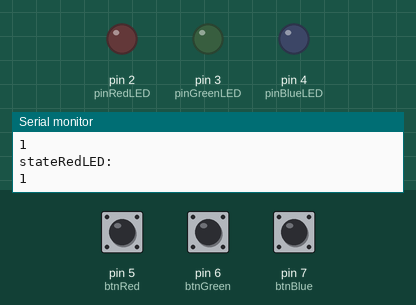
This sketch was run on a simulated Arduino Uno, built with avr-gcc and run on an emulated ATmega328P. On the bench: output pins drawn as LEDs (lit = HIGH), the last lines printed to the serial monitor. Dashed ring = blinking. Inputs (shaded band) come from the test bench; at power-on: pin 5 (btnRed) HIGH, pin 6 (btnGreen) HIGH, pin 7 (btnBlue) HIGH.

Above: at 1.2 s.
1.3 s: pin 5 (btnRed) pulled LOW for 1 s
At 3.3 s:
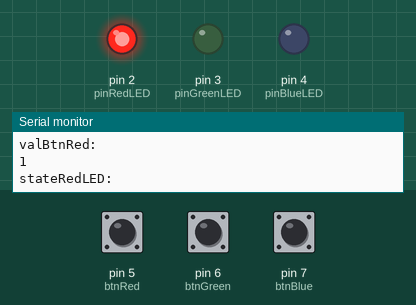
3.8 s: pin 5 (btnRed) pulled LOW for 0.15 s
At 5.2 s:
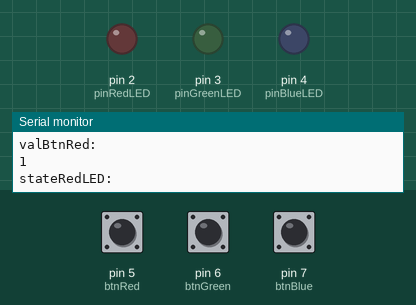
5.5 s: pin 5 (btnRed) pulled LOW for 3.2 s
At 5.86 s:
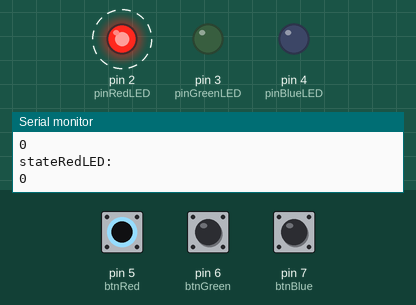
10.2 s: pin 5 (btnRed) pulsed LOW 5 times (0.12 s each, 0.3 s apart)
At 12.2 s:
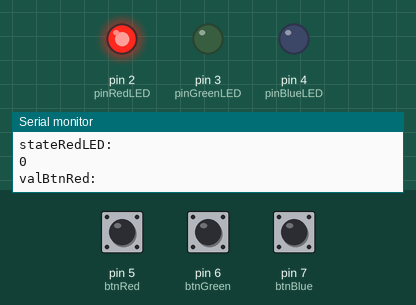
14.7 s: pin 5 (btnRed) pulsed LOW 5 times (0.12 s each, 0.3 s apart)
At 17.3 s:
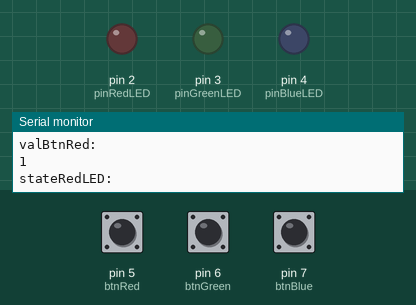
Timing chart, 0 to 18.8 s (numbered marks = the images above; inputs shaded):
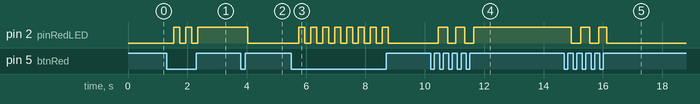

Measured:
- after the input at 1.3 s, pin 2 (pinRedLED): alternates HIGH for 0.20 s and LOW for 0.20 s, 5 changes in all, then stays HIGH, starting after 0.25 s
- after the input at 3.8 s, pin 2 (pinRedLED): HIGH → LOW after 0.24 s
- after the input at 5.5 s, pin 2 (pinRedLED): alternates HIGH for 0.20 s and LOW for 0.20 s, 16 changes in all, then stays LOW, starting after 0.26 s
- after the input at 10.2 s, pin 2 (pinRedLED): alternates HIGH for 0.31 s and LOW for 0.29 s, 5 changes in all, then stays HIGH, starting after 0.26 s
- after the input at 14.7 s, pin 2 (pinRedLED): alternates HIGH for 0.29 s and LOW for 0.31 s, 5 changes in all, then stays LOW, starting after 0.24 s

The sketch:

Button_State.ino
```cpp
//LED pinleri
int pinRedLED = 2;
int pinGreenLED = 3;
int pinBlueLED = 4;

//Düğme pinleri
int btnRed = 5;
int btnGreen = 6;
int btnBlue = 7;

//Düğme değerleri
int valBtnRed = 0;
int valBtnGreen = 0;
int valBtnBlue = 0;

//Düğme son durumları
int valBtnRedLastState = 0;
int valBtnGreenLastState = 0;
int valBtnBlueLastState = 0;

//Potansiyometre pini
int pinPot = 0;

//Potansiyometre düğme değeri
int potDeger = 0;

void setup() {
  Serial.begin(9600);

  pinMode(pinRedLED, OUTPUT);
  pinMode(pinGreenLED, OUTPUT);
  pinMode(pinBlueLED, OUTPUT);

  pinMode(btnRed, INPUT_PULLUP);
  pinMode(btnGreen, INPUT_PULLUP);
  pinMode(btnBlue, INPUT_PULLUP);
}

void loop() {
  valBtnRed = digitalRead(btnRed);
  valBtnGreen = digitalRead(btnGreen);
  valBtnBlue = digitalRead(btnBlue);

  Serial.println("valBtnRed: ");
  Serial.println(valBtnRed);

  Serial.println("stateRedLED: ");
  Serial.println(!valBtnRedLastState);

  if (valBtnRed == LOW) {
    if (valBtnRedLastState == 0) {
      delay(200);
      digitalWrite(pinRedLED, HIGH);
      valBtnRedLastState = 1;
    } else if (valBtnRedLastState == 1) {
      delay(200);
      digitalWrite(pinRedLED, LOW);
      valBtnRedLastState = 0;
    }
  }
}
```
